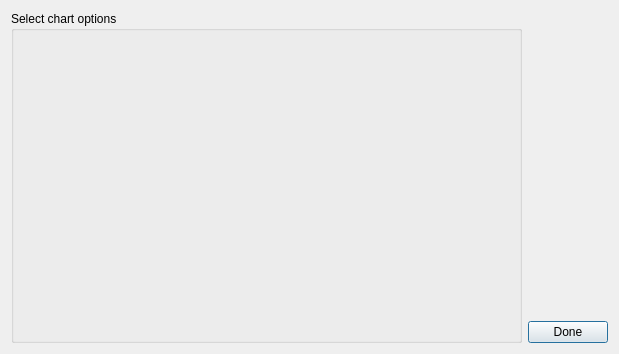
<?xml version="1.0" encoding="UTF-8"?>
<ui version="4.0">
 <class>ChartOptionsDialog</class>
 <widget class="QDialog" name="ChartOptionsDialog">
  <property name="windowModality">
   <enum>Qt::NonModal</enum>
  </property>
  <property name="geometry">
   <rect>
    <x>0</x>
    <y>0</y>
    <width>619</width>
    <height>354</height>
   </rect>
  </property>
  <property name="windowTitle">
   <string>Chart options</string>
  </property>
  <property name="modal">
   <bool>true</bool>
  </property>
  <layout class="QGridLayout" name="gridLayout_3">
   <item row="0" column="0">
    <layout class="QVBoxLayout" name="verticalLayout" stretch="1">
     <item>
      <layout class="QHBoxLayout" name="horizontalLayout_4" stretch="1,0">
       <item>
        <widget class="QGroupBox" name="chart_options_box">
         <property name="sizePolicy">
          <sizepolicy hsizetype="Preferred" vsizetype="Preferred">
           <horstretch>0</horstretch>
           <verstretch>0</verstretch>
          </sizepolicy>
         </property>
         <property name="title">
          <string>Select chart options</string>
         </property>
        </widget>
       </item>
       <item>
        <layout class="QVBoxLayout" name="verticalLayout_3">
         <item>
          <spacer name="verticalSpacer">
           <property name="orientation">
            <enum>Qt::Vertical</enum>
           </property>
           <property name="sizeHint" stdset="0">
            <size>
             <width>20</width>
             <height>40</height>
            </size>
           </property>
          </spacer>
         </item>
         <item>
          <widget class="QPushButton" name="doneButton">
           <property name="text">
            <string>Done</string>
           </property>
           <property name="autoDefault">
            <bool>true</bool>
           </property>
           <property name="default">
            <bool>true</bool>
           </property>
          </widget>
         </item>
        </layout>
       </item>
      </layout>
     </item>
    </layout>
   </item>
  </layout>
 </widget>
 <resources/>
 <connections>
  <connection>
   <sender>doneButton</sender>
   <signal>clicked()</signal>
   <receiver>ChartOptionsDialog</receiver>
   <slot>accept()</slot>
   <hints>
    <hint type="sourcelabel">
     <x>484</x>
     <y>529</y>
    </hint>
    <hint type="destinationlabel">
     <x>266</x>
     <y>276</y>
    </hint>
   </hints>
  </connection>
 </connections>
</ui>
